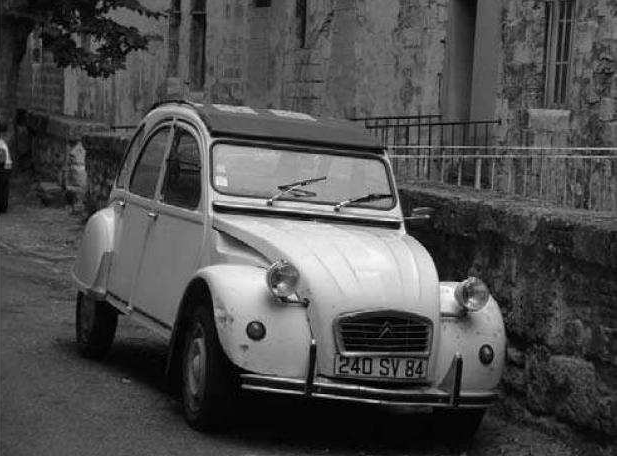
%> input picture uebung04/2CV.png, 618 x 456 px, given in place of Image_003.png, which was not available
$ octave testat_Lsg.m   (GNU Octave 9; MATLAB toolbox functions it lacks are replaced by stand-ins)
%> lines starting %> are read from the running program, lines starting %| are printed output that depends on the picture; in (x1, y1, x2, y2) boxes, pixels count from 0 and x2, y2 are one past the last pixel; in counts of white or black regions, pixels touching at a corner belong together; the program's own positions count from 1; pictures that were not available may be replaced by others from this repository, and a replacement may not be noted
clear 'all';
close 'all';
clc;

Threshold = 25;%adjust threshold

UseSkelet = 1;%whether to apply skeleton

Folder = 'Images';
NumFiles = 15;

NumBins = 4;

map=colormap(jet);
map(1,:) = 0;

i0 = 003;
ImageRead = imread(strcat(Folder, '/Image_', sprintf('%03d',i0),'.png'));
%> ImageRead is the input picture: size 456x618 uint8; min 0, max 255, mean 78
%for i0 = 1:NumFiles
%    ImageRead = imread(strcat(Folder, '/Image_', sprintf('%03d',i0),'.png'));

    Image = double(ImageRead);

    %plot the image
    figure(1);
    imshow(Image, [0 255]);
    title('Original');

    %choose the filters
    Sobel = 1;
    if Sobel == 1
        DX = -fspecial('sobel')';%sign convention!!
        DY = DX';
    else
        DX = -fspecial('prewitt')';%sign convention!!
        DY = DX';
    end

    %apply the DX and DY filter
    ImageDx = imfilter(Image, DX);
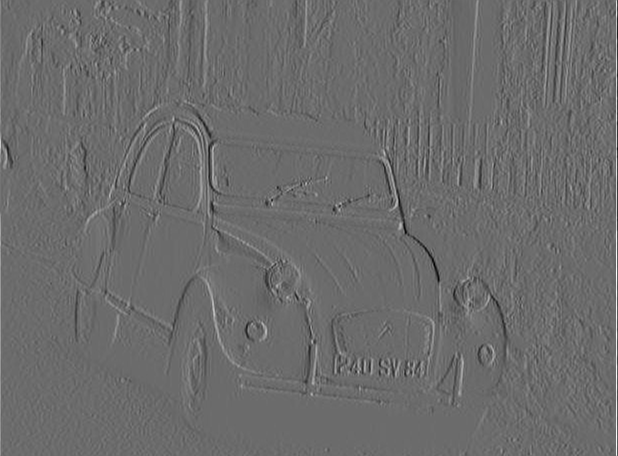
%> ImageDx: size 456x618 double; min -715, max 974, mean 1.3; drawn with min black and max white
    ImageDy = imfilter(Image, DY);
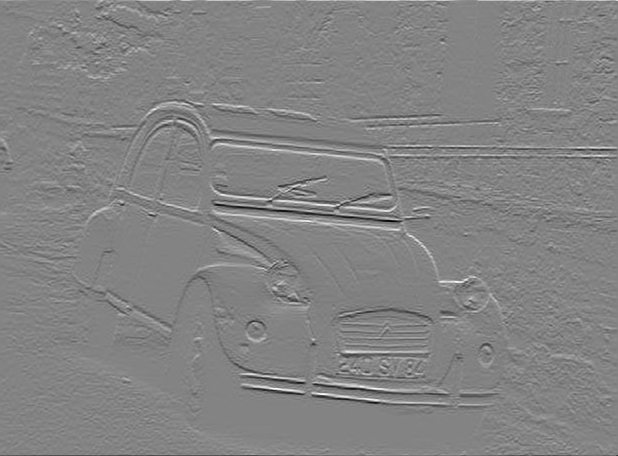
%> ImageDy: size 456x618 double; min -838, max 787, mean 0; drawn with min black and max white

    %calculate the norm of the derviative (notice the two different version
    %to square a matrice)
    ImageDr = sqrt(ImageDx.*ImageDx+ImageDy.^2);
    ImageThr = ImageDr > Threshold;
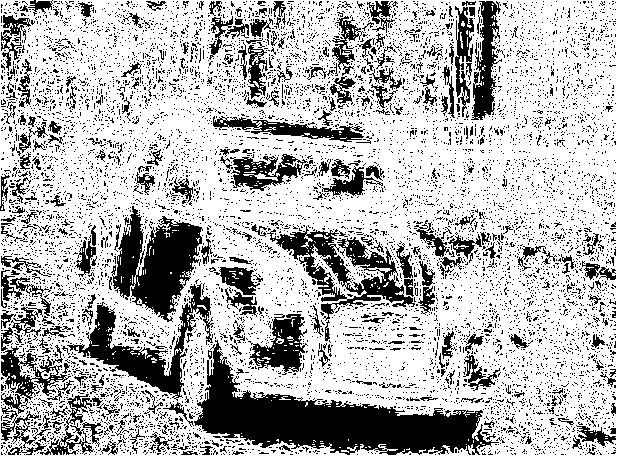
%> ImageThr: size 456x618 logical; 71.8% white; 8857 black regions (8565 under 20 px), largest, box (x1, y1, x2, y2) and area: (194, 340, 499, 455) 12717, (111, 206, 203, 322) 5489, (267, 226, 415, 321) 4119
    %plot it
    figure(2);
    imshow(uint8(ImageThr), []);
    title('dI/dr');

    StrucElem = strel('square', 3);
    %do opening and closure
    ImageErode = imopen(ImageThr, StrucElem);
%> ImageErode: size 456x618 logical; 57.2% white; 2559 black regions (2333 under 20 px), largest, box (x1, y1, x2, y2) and area: (0, 250, 555, 456) 37424, (234, 220, 438, 372) 8781, (197, 0, 410, 144) 8205
    ImageClose = imclose(ImageErode, StrucElem);
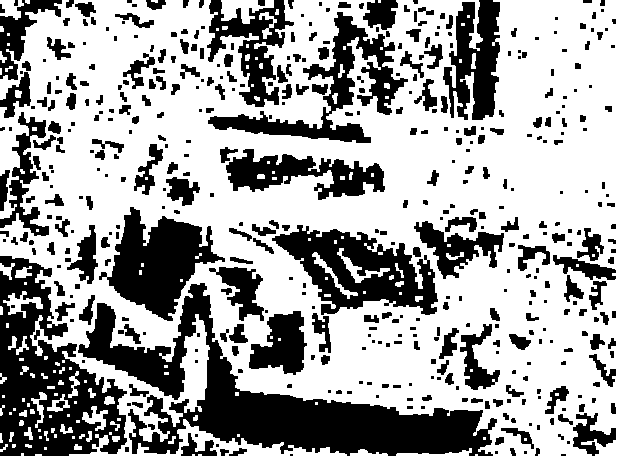
%> ImageClose: size 456x618 logical; 64% white; 457 black regions (183 under 20 px), largest, box (x1, y1, x2, y2) and area: (78, 283, 497, 456) 21312, (0, 256, 127, 456) 12762, (272, 225, 438, 315) 7394

    %plot
    figure(3);
    imshow(uint8(ImageClose));
    title('Morphologie');

    %determine skeleton
    ImageSkel = bwmorph(ImageClose, 'thin', Inf);
%> ImageSkel: size 456x618 logical; 7.6% white in thin lines or dots
    figure(4);
    imshow(ImageSkel);
    title('Skeleton');

    %determine the angle (atan2 gives back the whole interval ]-pi , pi[ )
    Angle = atan2(ImageDy, ImageDx);
    Angle(Angle < 0) = pi+Angle(Angle < 0);
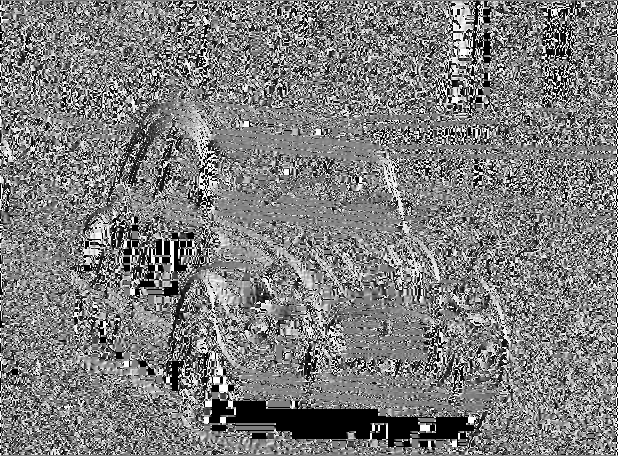
%> Angle: size 456x618 double; min 0, max 3.14, mean 1.54; drawn with min black and max white

    %do binning (do not make difference between positive and negative
    %values)
    %test using:
    %NumBins = 6;Angle = [0:0.1:pi];plot(Angle,1+mod(round(Angle/(pi/NumBins)),NumBins),'bo-')
    BinVal = 1+mod(round(Angle/(pi/NumBins)),NumBins);
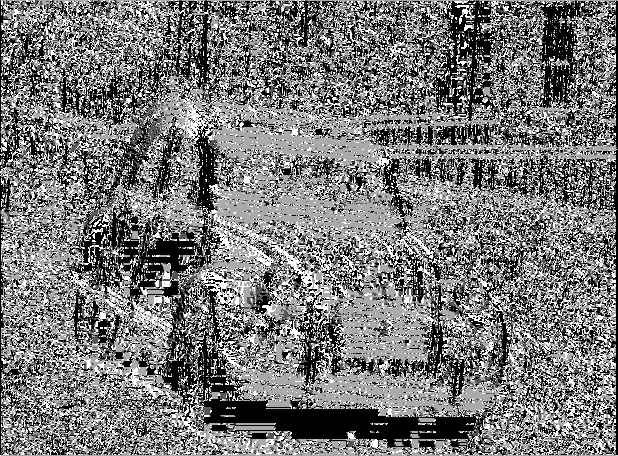
%> BinVal: size 456x618 double; min 1, max 4, mean 2.42; drawn with min black and max white

    %use only those values that are above a given threshold (values below threshold are treated as angle zero)
    if UseSkelet == 1
        Angle(~ImageSkel) = 0;
        BinVal(~ImageSkel) = 0;
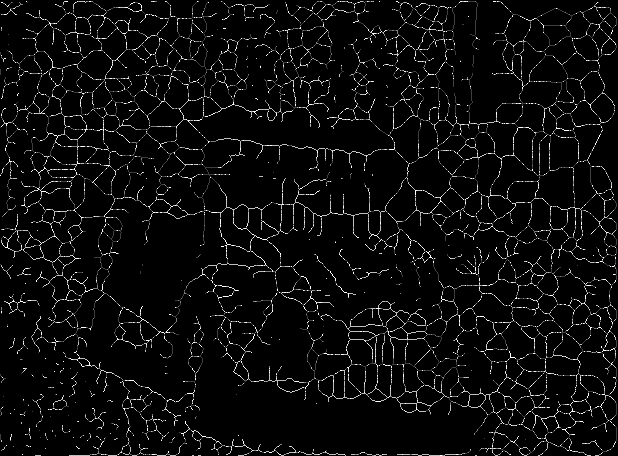
%> BinVal: size 456x618 double; min 0, max 4, mean 0.187; drawn with min black and max white
    else
        Angle(~ImageClose) = 0;
        BinVal(~ImageClose) = 0;
    end

    AnzVal = [];
    for i1 = 1:NumBins
        AnzVal = [AnzVal, numel(find(BinVal == i1))];
    end
%> this loop made 4 passes
%> AnzVal on passes 1 to 4: 6003, [6003 4141], [6003 4141 6409], [6003 4141 6409 4776]
    [maxv, ind] = max(AnzVal);
%> maxv = 6409; ind = 3

    %plot it
    figure(5)
    imshow(Angle, []);
    colormap(map)
    title(strcat('angle: ', num2str((ind-1)*45), '�'));
    colorbar;

    %wait for one second (chose empty '' to wait till key is hit)
    %pause();
%end

$ run again, on uebung04/London.png
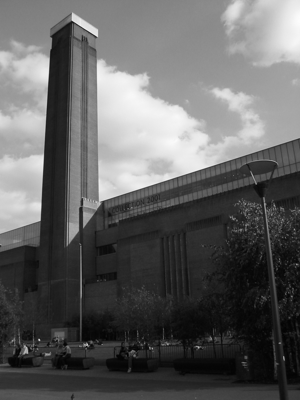
%> input picture uebung04/London.png, 300 x 400 px, given in place of Image_003.png, which was not available
%> ImageRead is the input picture: size 400x300 uint8; min 0, max 252, mean 97.2
%> `ImageThr = ImageDr > Threshold;`:
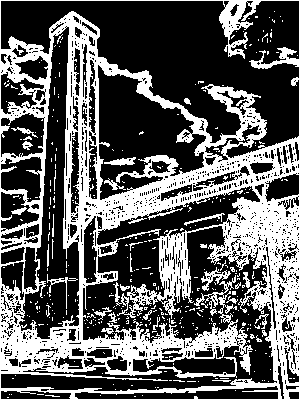
%> ImageThr: size 400x300 logical; 36.6% white; 400 white regions (368 under 20 px), largest, box (x1, y1, x2, y2) and area: (0, 0, 300, 400) 40950, (201, 267, 231, 291) 222, (104, 157, 136, 166) 153
%> ImageErode: size 400x300 logical; 26.2% white; 204 white regions (107 under 20 px), largest, box (x1, y1, x2, y2) and area: (63, 136, 300, 256) 8232, (0, 11, 266, 253) 7123, (0, 242, 241, 374) 4653
%> ImageClose: size 400x300 logical; 28.6% white; 89 white regions (43 under 20 px), largest, box (x1, y1, x2, y2) and area: (0, 11, 300, 400) 22977, (0, 242, 241, 377) 6332, (151, 235, 191, 300) 1321
%> ImageSkel: size 400x300 logical; 4.8% white in thin lines or dots
%> `BinVal(~ImageSkel) = 0;`:
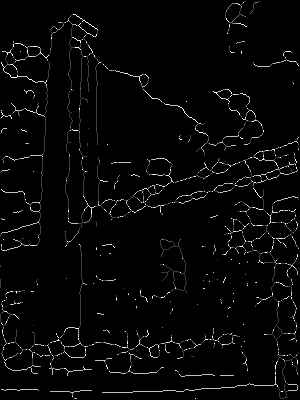
%> BinVal: size 400x300 double; min 0, max 4, mean 0.109; drawn with min black and max white
%> the loop `for i1 = 1:NumBins` made 4 passes
%> AnzVal on passes 1 to 4: 2153, [2153 905], [2153 905 1777], [2153 905 1777 944]
%> maxv = 2153; ind = 1
